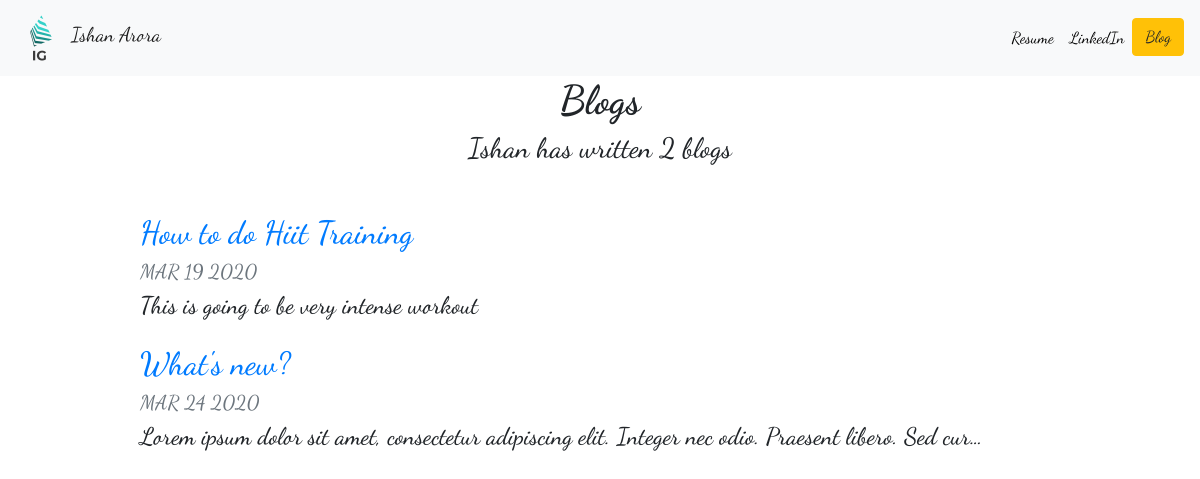
Screenshot of /blog/ with the database file from the repository.
### blog/models.py (models this page shows, shortened)
class Blog(models.Model):
    title = models.CharField(max_length=100)
    date = models.DateField()
    description = models.TextField()

### blog/views.py (the view)
# urls.py: path('', views.all_blogs, name='all_blogs'),
def all_blogs(request):
    blogs = Blog.objects.all()#order_by('-date') or [:5]
    return render(request, 'blog/all_blogs.html',{'blogs':blogs})

### blog/templates/blog/all_blogs.html (shortened to what this page needs)
<!DOCTYPE html>
<html lang="en">
<head>
</head>
<body>
{% extends 'portfolio/base.html'  %}
{% block content %}
<h1 class="font-weight-bold text-center">Blogs</h1>
<h3 class="text-center mb-5">Ishan has written {{ blogs.count }} blog{{ blogs.count|pluralize  }}</h3>
{% for blog in blogs %}
   <div class="row justify-content-center my-3">
  <div class="col-md-10">
    <a href="{% url 'blog:detail' blog.id %}">
      <h2>{{ blog.title }}</h2>
    </a>
    <h5 class="text-muted">{{ blog.date|date:'M d Y'|upper }}</h5>
    <h4>{{ blog.description|striptags|truncatechars:100 }}</h4>
  </div>
</div>
{% endfor %}
{% endblock %}

### portfolio/static/portfolio/custom.css (style rules this page uses)
body { font-family: 'Dancing Script', cursive; }

### rows the page displays
Blog: title "How to do Hiit Training", date "MAR 19 2020", description "This is going to be very intense workout"
Blog: title "What's new?", date "MAR 24 2020", description "Lorem ipsum dolor sit amet, consectetur adipiscing elit. Integer nec odio. Praesent libero. Sed cur…"

### other values shown
{{ blogs.count }} "2"
